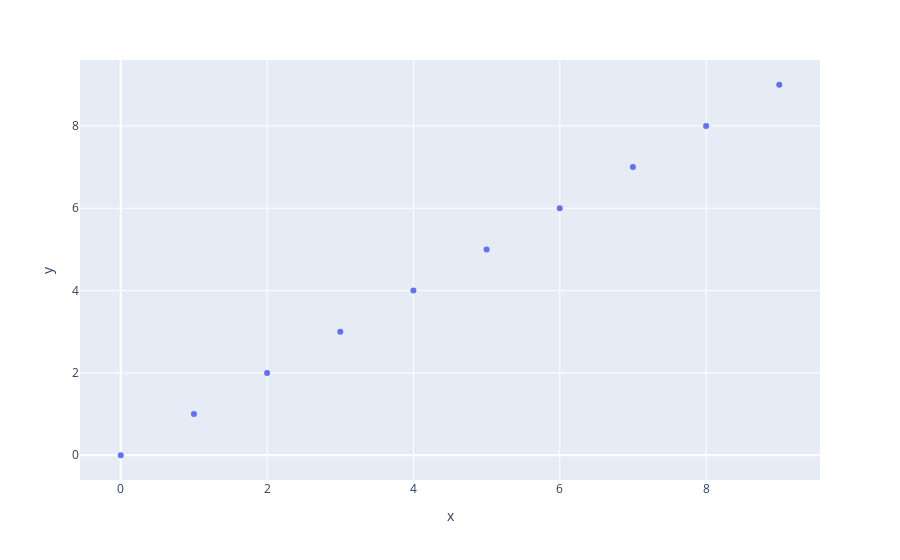

The code cell stored with this chart in its notebook:
### Code cell
import plotly.express as px

fig = px.scatter(x=range(10), y=range(10))
fig.show()
fig.write_html("./data/output_html/test.html")

### Figure 1 — Plotly figure (JSON) as saved in the notebook; plotly's stock layout.template omitted (floating-point values rounded to 4 significant figures)
{"data": [{"hovertemplate": "x=%{x}<br>y=%{y}<extra></extra>", "legendgroup": "", "marker": {"color": "#636efa", "symbol": "circle"}, "mode": "markers", "name": "", "orientation": "v", "showlegend": false, "type": "scatter", "x": [0, 1, 2, 3, 4, 5, 6, 7, 8, 9], "xaxis": "x", "y": [0, 1, 2, 3, 4, 5, 6, 7, 8, 9], "yaxis": "y"}], "layout": {"legend": {"tracegroupgap": 0}, "margin": {"t": 60}, "xaxis": {"anchor": "y", "domain": [0, 1], "title": {"text": "x"}}, "yaxis": {"anchor": "x", "domain": [0, 1], "title": {"text": "y"}}}}
